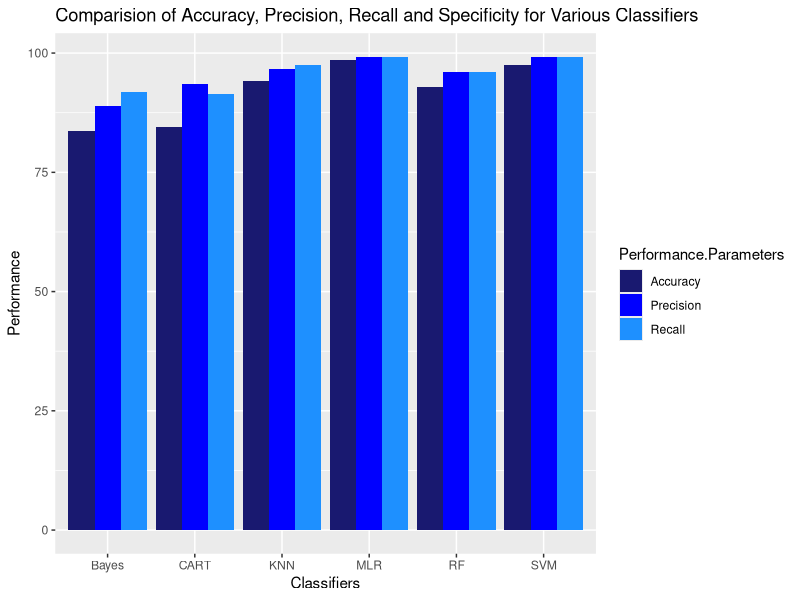
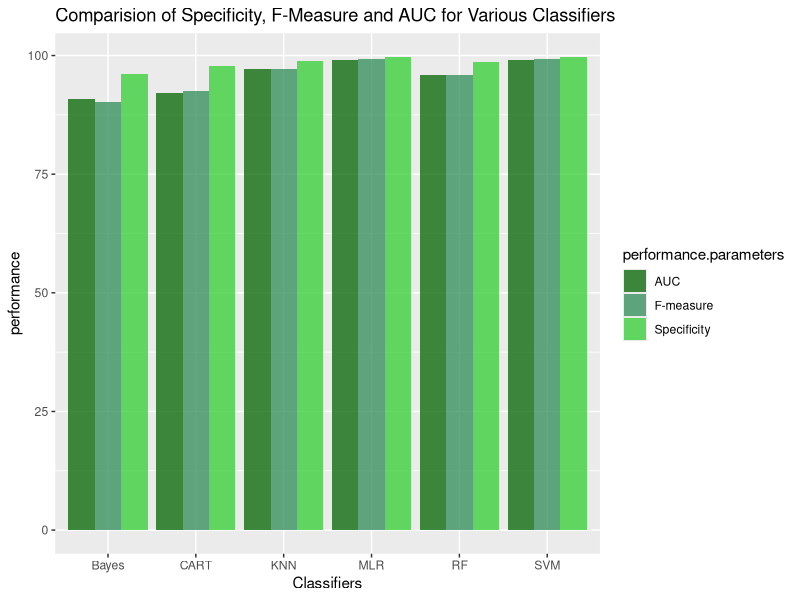

Recreate these plots in R, in order.
library(ggplot2)
data<-read.csv("Feature_Selection_Using_Wrapper_Method.csv")
gr<-ggplot(data, aes(x = Classifiers, y = Performance, fill = Performance.Parameters)) + geom_col(position = position_dodge()) + scale_fill_manual(values = c("#191970", "#0000FF", "#1E90FF", "#87CEFA" )) + ggtitle("Comparision of Accuracy, Precision, Recall and Specificity for Various Classifiers")
print(gr)

gr1<-ggplot(data, aes(x = Classifiers, y = performance, fill = performance.parameters)) + geom_col(position = position_dodge(), alpha = 0.75) + scale_fill_manual(values = c("#006400", "#2E8B57", "#32CD32", "#98FB98" )) + ggtitle("Comparision of Specificity, F-Measure and AUC for Various Classifiers")
print(gr1)
